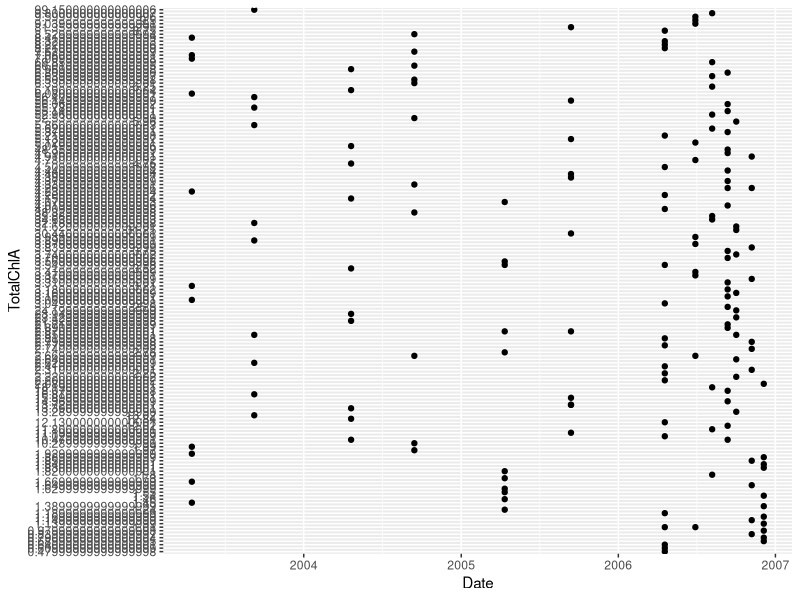
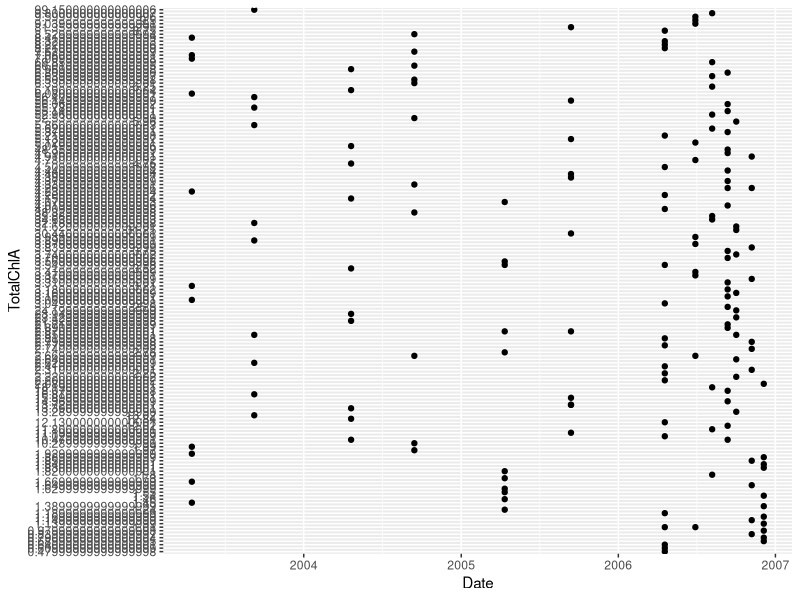
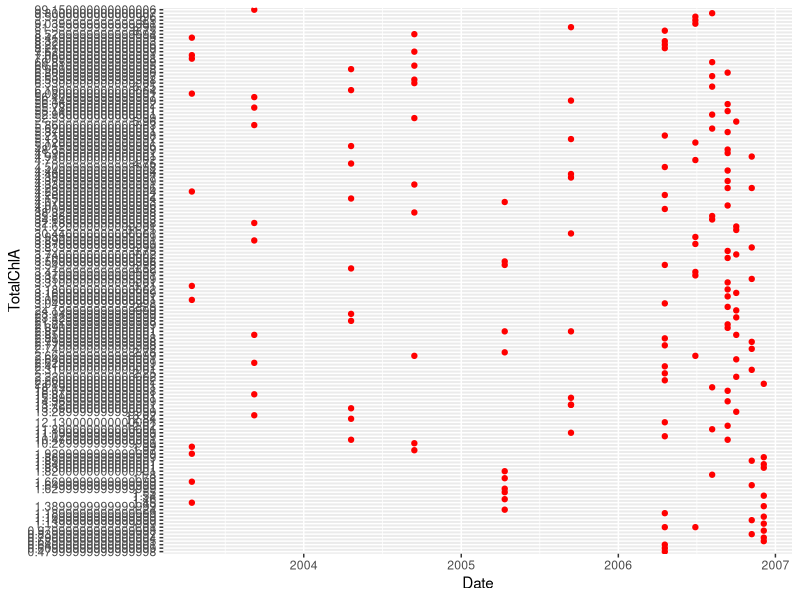
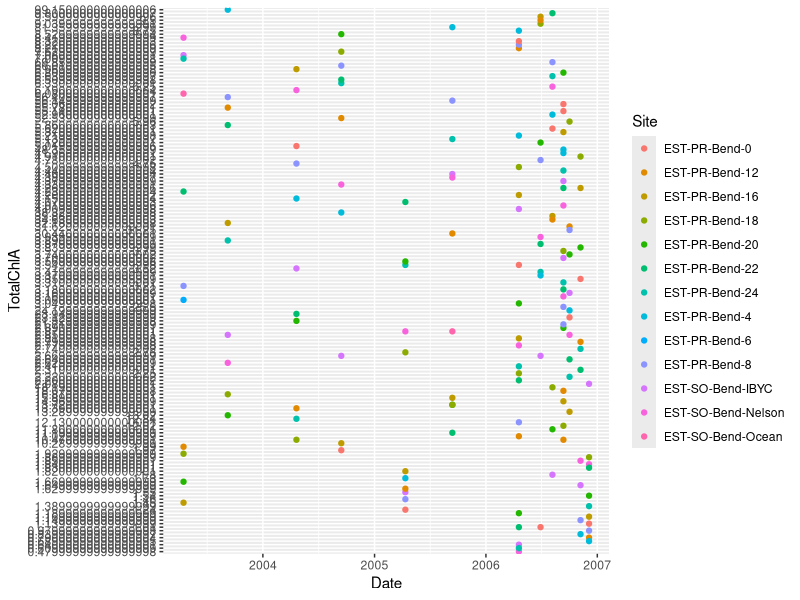
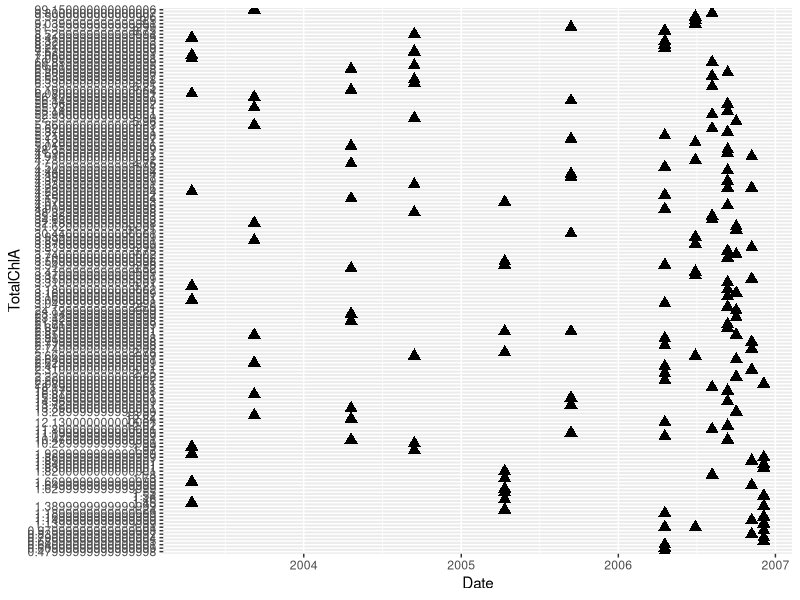
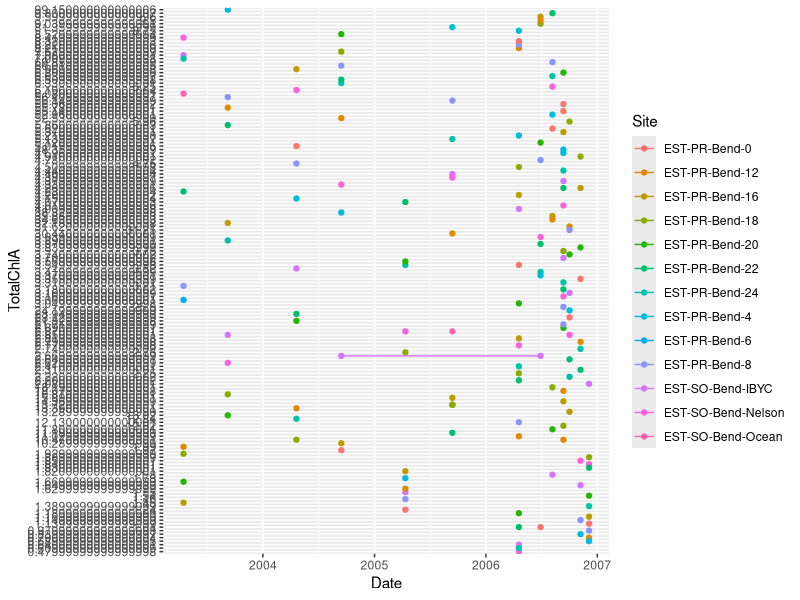
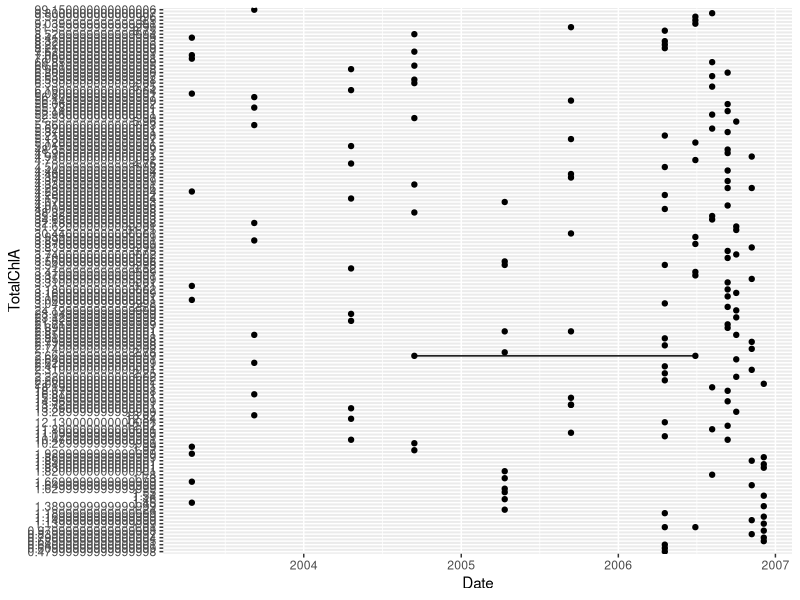
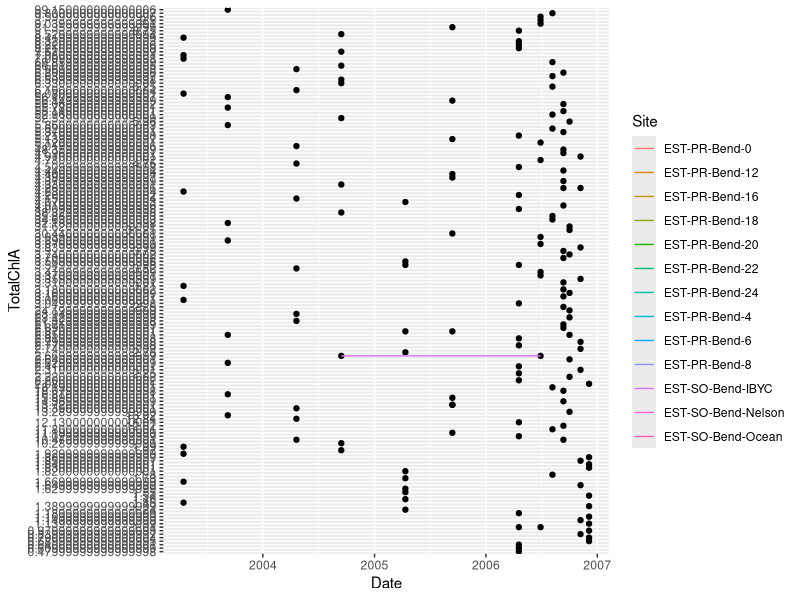

Generate these figures, in order, with R:
## ---- chunk 1
library(readxl)

plankton <- read_excel("Data/EST-PR-PlanktonChemTax.xls", sheet = 2)

warnings()

str(plankton)
## ---- chunk 2
unique(plankton$SampleType)
## ---- chunk 3
# Double vs single quotes doesn't matter
install.packages("dplyr")
install.packages('ggplot2')
## ---- chunk 4
library(dplyr)
plankton <- 
  plankton %>% 
  mutate(SampleType = replace(SampleType, SampleType == 'Whole water', 'Wholewater')) %>% 
  mutate(SampleType = replace(SampleType, SampleType == '<20' | SampleType == "< 20 um", "<20um"))

unique(plankton$SampleType)
## ---- chunk 5
plankton_sub <- plankton[1:164, ]

str(plankton_sub)
## ---- chunk 6
library(ggplot2)
## ---- chunk 7
ggplot(data = plankton_sub, aes(x = Date, y = TotalChlA)) +
  geom_point()

ggplot(data = plankton_sub) +
  geom_point(aes(x = Date, y = TotalChlA))

## ---- chunk 8
ggplot(data = plankton_sub, aes(x = Date, y = TotalChlA)) +
  geom_point(colour = 'red')

ggplot(data = plankton_sub, aes(x = Date,  y = TotalChlA, colour = Site)) +
  geom_point()
## ---- chunk 9
ggplot(data = plankton_sub, aes(x = Date, y = TotalChlA)) +
  geom_point(shape = 17, size = 3)
## ---- chunk 10
ggplot(data = plankton_sub, aes(x = Date, y = TotalChlA, colour = Site, by = Site)) + 
  geom_point() +
  geom_line()

# What happens when we take 'by =' away?
ggplot(data = plankton_sub, aes(x = Date, y = TotalChlA, by = Site)) + 
  geom_point() +
  geom_line()

ggplot(data = plankton_sub, aes(x = Date, y = TotalChlA, colour = Site)) + 
  geom_point(colour = 'black') +
  geom_line()


ggplot(data = plankton_sub, aes(x = Date, y = TotalChlA, colour = Site)) + 
  geom_line() +
  geom_point(colour = 'black')
  
## ---- chunk 11
ggplot(data = plankton_sub, aes(x = Date, y = TotalChlA, colour = Salinity, by = Site)) + 
  geom_line() +
  geom_point(colour = 'black') +
  scale_colour_gradient(low = 'red', high = 'yellow')

## ---- chunk 12
ggplot(data = plankton_sub, aes(x = Temp, y = TotalChlA, colour = Salinity)) +
  geom_point() +
  facet_wrap( ~ SampleType)

